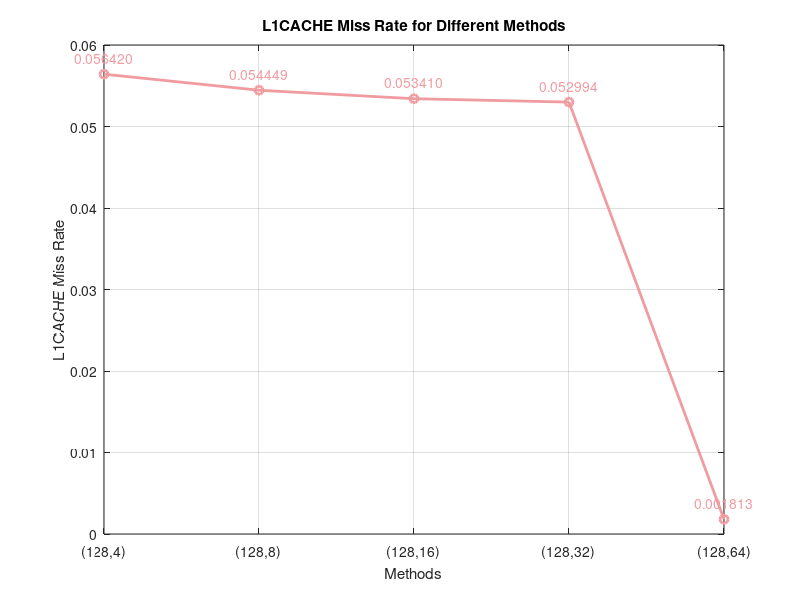

The MATLAB source for this figure:
load('param.mat');

% % 创建图形
% figure;
% 
% % 绘制柱状图
% bar(run_time, 'FaceColor', '#94C6CD'); % 设置柱子颜色
% ylabel('运行时间 (s)');
% title('运行时间');
% 
% % 设置x轴
% xticks(1:8);
% xticklabels(methods);
% xlabel('方法');
% 
% % 在柱子上方显示数值
% for i = 1:length(run_time)
%     text(i, run_time(i) + 0.05, num2str(run_time(i), '%.6f'), 'HorizontalAlignment', 'center', 'Color', 'k', 'FontSize', 7);
% end
% 
% % 调整y轴范围
% ylim([0, max(run_time) + 0.1]);
% 
% % 显示网格
% grid on;
% 
% output_folder = '../../../picture';
% output_file = fullfile(output_folder, 'runtime_param_chart.png');
% saveas(gcf, output_file);          % 保存图像为PNG格式

% % 创建图形
% figure;
% 
% % 绘制折线图
% plot(l2cache_miss_rate1, '-o', 'Color', '#E29135', 'LineWidth', 2); % 设置折线颜色
% ylabel('L2CACHE Miss Rate');
% xlabel('Methods');
% title('L2CACHE Miss Rate for Different Methods');
% 
% % 在折线图上方显示数值
% for i = 1:length(l2cache_miss_rate1)
%     text(i, l2cache_miss_rate1(i) + 0.05, num2str(l2cache_miss_rate1(i), '%.6f'), 'Color', '#E29135', 'HorizontalAlignment', 'center');
% end
% 
% ylim([0, max(l2cache_miss_rate1) + 0.1]);
% 
% % 设置x轴
% xticks(1:4);
% xticklabels(methods_1);
% 
% % 显示网格
% grid on;
% 
% output_folder = '../../../picture';
% output_file = fullfile(output_folder, 'l2cache_param_chart.png');
% saveas(gcf, output_file);          % 保存图像为PNG格式

% 创建图形
figure;

% 绘制折线图
plot(l1cache_miss_rate, '-o', 'Color', '#F09BA0', 'LineWidth', 2); % 设置折线颜色
ylabel('L1CACHE Miss Rate');
xlabel('Methods');
title('L1CACHE Miss Rate for Different Methods');

% 在折线图上方显示数值
for i = 1:length(l1cache_miss_rate)
    text(i, l1cache_miss_rate(i) + 0.002, num2str(l1cache_miss_rate(i), '%.6f'), 'Color', '#F09BA0', 'HorizontalAlignment', 'center');
end

% 设置x轴
xticks(1:5);
xticklabels(methods_2);

% 显示网格
grid on;

output_folder = '../../../picture';
output_file = fullfile(output_folder, 'l1dcache_param_chart.png');
saveas(gcf, output_file);          % 保存图像为PNG格式


